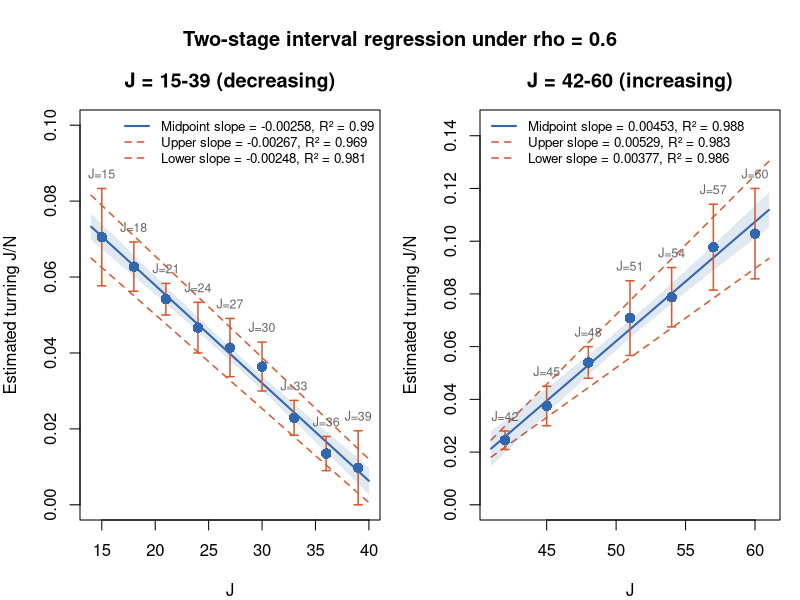
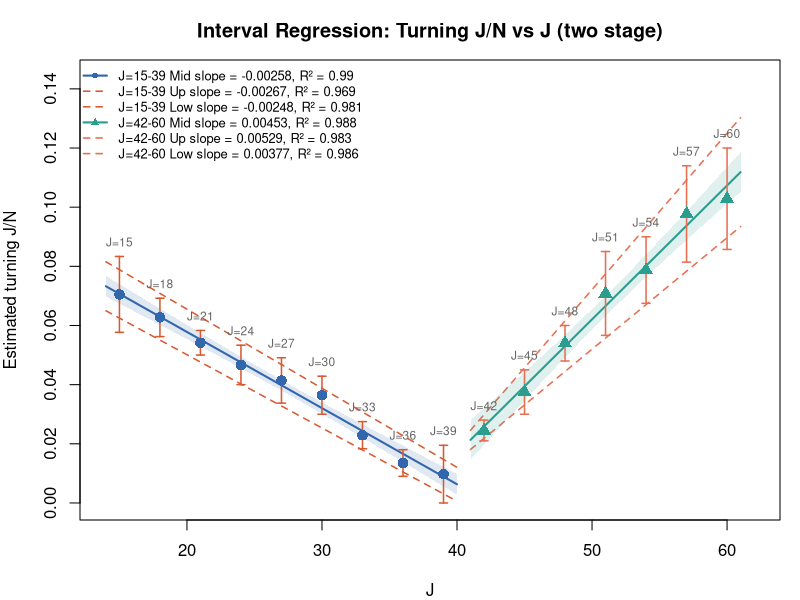

The R source for these figures, in order:
## ---- chunk 1
knitr::opts_chunk$set(echo = TRUE, warning = FALSE, message = FALSE)
## ---- chunk 2
# ------------------------------------------------------------
# Stage 1: J = 15 to J = 39
# ------------------------------------------------------------
interval_df1 <- data.frame(
  J   = c(15, 18, 21, 24, 27, 30, 33, 36, 39),

  # Lower and upper bounds of the manually identified turning J/N interval.
  # For J = 39, the lower bound is treated as approximately open-ended toward 0.
  lo  = c(15/260, 18/320, 21/420, 24/600, 27/800,
          30/1000, 33/1800, 36/4000, 39/10000000),

  hi  = c(15/180, 18/260, 21/360, 24/450, 27/550,
          30/700, 33/1200, 36/2000, 39/2000)
)

interval_df1$mid <- (interval_df1$lo + interval_df1$hi) / 2
interval_df1$stage <- "Stage 1: J = 15-39"

# ------------------------------------------------------------
# Stage 2: J = 42 to J = 60
# ------------------------------------------------------------
interval_df2 <- data.frame(
  J   = c(42, 45, 48, 51, 54, 57, 60),

  lo  = c(42/2000, 45/1500, 48/1000, 51/900,
          54/800, 57/700, 60/700),

  hi  = c(42/1500, 45/1000, 48/800, 51/600,
          54/600, 57/500, 60/500)
)

interval_df2$mid <- (interval_df2$lo + interval_df2$hi) / 2
interval_df2$stage <- "Stage 2: J = 42-60"

interval_df <- rbind(interval_df1, interval_df2)

cat("=== Stage 1 manually recorded intervals ===\n")
print(interval_df1, row.names = FALSE, digits = 5)

cat("\n=== Stage 2 manually recorded intervals ===\n")
print(interval_df2, row.names = FALSE, digits = 5)
## ---- chunk 3
# Stage 1 regressions
fit_mid1 <- lm(mid ~ J, data = interval_df1)
fit_lo1  <- lm(lo  ~ J, data = interval_df1)
fit_hi1  <- lm(hi  ~ J, data = interval_df1)

# Stage 2 regressions
fit_mid2 <- lm(mid ~ J, data = interval_df2)
fit_lo2  <- lm(lo  ~ J, data = interval_df2)
fit_hi2  <- lm(hi  ~ J, data = interval_df2)

cat("=== Stage 1 Midpoint Regression: J = 15-39 ===\n")
print(summary(fit_mid1))

cat("\n=== Stage 1 Lower Bound Regression: J = 15-39 ===\n")
print(summary(fit_lo1))

cat("\n=== Stage 1 Upper Bound Regression: J = 15-39 ===\n")
print(summary(fit_hi1))

cat("\n=== Stage 2 Midpoint Regression: J = 42-60 ===\n")
print(summary(fit_mid2))

cat("\n=== Stage 2 Lower Bound Regression: J = 42-60 ===\n")
print(summary(fit_lo2))

cat("\n=== Stage 2 Upper Bound Regression: J = 42-60 ===\n")
print(summary(fit_hi2))

regression_summary <- data.frame(
  stage = c("Stage 1", "Stage 1", "Stage 1",
            "Stage 2", "Stage 2", "Stage 2"),
  bound = c("midpoint", "lower", "upper",
            "midpoint", "lower", "upper"),
  intercept = c(coef(fit_mid1)[1], coef(fit_lo1)[1], coef(fit_hi1)[1],
                coef(fit_mid2)[1], coef(fit_lo2)[1], coef(fit_hi2)[1]),
  slope = c(coef(fit_mid1)[2], coef(fit_lo1)[2], coef(fit_hi1)[2],
            coef(fit_mid2)[2], coef(fit_lo2)[2], coef(fit_hi2)[2]),
  r_squared = c(summary(fit_mid1)$r.squared,
                summary(fit_lo1)$r.squared,
                summary(fit_hi1)$r.squared,
                summary(fit_mid2)$r.squared,
                summary(fit_lo2)$r.squared,
                summary(fit_hi2)$r.squared),
  adj_r_squared = c(summary(fit_mid1)$adj.r.squared,
                    summary(fit_lo1)$adj.r.squared,
                    summary(fit_hi1)$adj.r.squared,
                    summary(fit_mid2)$adj.r.squared,
                    summary(fit_lo2)$adj.r.squared,
                    summary(fit_hi2)$adj.r.squared)
)

cat("\n=== Compact regression summary ===\n")
print(regression_summary, row.names = FALSE, digits = 5)
## ---- chunk 4
plot_two_panels <- function(interval_df1, interval_df2,
                            fit_mid1, fit_lo1, fit_hi1,
                            fit_mid2, fit_lo2, fit_hi2) {

  old_par <- par(no.readonly = TRUE)
  on.exit(par(old_par))

  par(mfrow = c(1, 2), mar = c(4, 4, 3, 1), oma = c(0, 0, 2.5, 0))

  # ----------------------------------------------------------
  # Panel 1: Stage 1
  # ----------------------------------------------------------
  J_seq1    <- seq(14, 40, length.out = 100)
  pred_mid1 <- predict(fit_mid1, newdata = data.frame(J = J_seq1), interval = "confidence")
  pred_lo1  <- predict(fit_lo1,  newdata = data.frame(J = J_seq1))
  pred_hi1  <- predict(fit_hi1,  newdata = data.frame(J = J_seq1))

  plot(NULL,
       xlim = c(14, 40),
       ylim = c(0, max(interval_df1$hi, na.rm = TRUE) * 1.2),
       xlab = "J",
       ylab = "Estimated turning J/N",
       main = "J = 15-39 (decreasing)")

  lines(J_seq1, pred_lo1, col = "#D85A32", lwd = 1.5, lty = 2)
  lines(J_seq1, pred_hi1, col = "#D85A32", lwd = 1.5, lty = 2)

  polygon(c(J_seq1, rev(J_seq1)),
          c(pred_mid1[, "lwr"], rev(pred_mid1[, "upr"])),
          col = adjustcolor("#3266AD", 0.15),
          border = NA)

  lines(J_seq1, pred_mid1[, "fit"], col = "#3266AD", lwd = 2)

  arrows(x0 = interval_df1$J, y0 = interval_df1$lo,
         x1 = interval_df1$J, y1 = interval_df1$hi,
         angle = 90, code = 3, length = 0.04,
         col = "#D85A32", lwd = 1.5)

  points(interval_df1$J, interval_df1$mid,
         pch = 16, col = "#3266AD", cex = 1.4)

  text(interval_df1$J, interval_df1$hi,
       labels = paste0("J=", interval_df1$J),
       pos = 3, cex = 0.75, col = "gray40")

  legend("topright", bty = "n", cex = 0.8,
         legend = c(
           paste0("Midpoint slope = ", round(coef(fit_mid1)[2], 5),
                  ", R² = ", round(summary(fit_mid1)$r.squared, 3)),
           paste0("Upper slope = ", round(coef(fit_hi1)[2], 5),
                  ", R² = ", round(summary(fit_hi1)$r.squared, 3)),
           paste0("Lower slope = ", round(coef(fit_lo1)[2], 5),
                  ", R² = ", round(summary(fit_lo1)$r.squared, 3))
         ),
         col = c("#3266AD", "#D85A32", "#D85A32"),
         lty = c(1, 2, 2),
         lwd = c(2, 1.5, 1.5))

  # ----------------------------------------------------------
  # Panel 2: Stage 2
  # ----------------------------------------------------------
  J_seq2    <- seq(41, 61, length.out = 100)
  pred_mid2 <- predict(fit_mid2, newdata = data.frame(J = J_seq2), interval = "confidence")
  pred_lo2  <- predict(fit_lo2,  newdata = data.frame(J = J_seq2))
  pred_hi2  <- predict(fit_hi2,  newdata = data.frame(J = J_seq2))

  plot(NULL,
       xlim = c(41, 61),
       ylim = c(0, max(interval_df2$hi, na.rm = TRUE) * 1.2),
       xlab = "J",
       ylab = "Estimated turning J/N",
       main = "J = 42-60 (increasing)")

  lines(J_seq2, pred_lo2, col = "#D85A32", lwd = 1.5, lty = 2)
  lines(J_seq2, pred_hi2, col = "#D85A32", lwd = 1.5, lty = 2)

  polygon(c(J_seq2, rev(J_seq2)),
          c(pred_mid2[, "lwr"], rev(pred_mid2[, "upr"])),
          col = adjustcolor("#3266AD", 0.15),
          border = NA)

  lines(J_seq2, pred_mid2[, "fit"], col = "#3266AD", lwd = 2)

  arrows(x0 = interval_df2$J, y0 = interval_df2$lo,
         x1 = interval_df2$J, y1 = interval_df2$hi,
         angle = 90, code = 3, length = 0.04,
         col = "#D85A32", lwd = 1.5)

  points(interval_df2$J, interval_df2$mid,
         pch = 16, col = "#3266AD", cex = 1.4)

  text(interval_df2$J, interval_df2$hi,
       labels = paste0("J=", interval_df2$J),
       pos = 3, cex = 0.75, col = "gray40")

  legend("topleft", bty = "n", cex = 0.8,
         legend = c(
           paste0("Midpoint slope = ", round(coef(fit_mid2)[2], 5),
                  ", R² = ", round(summary(fit_mid2)$r.squared, 3)),
           paste0("Upper slope = ", round(coef(fit_hi2)[2], 5),
                  ", R² = ", round(summary(fit_hi2)$r.squared, 3)),
           paste0("Lower slope = ", round(coef(fit_lo2)[2], 5),
                  ", R² = ", round(summary(fit_lo2)$r.squared, 3))
         ),
         col = c("#3266AD", "#D85A32", "#D85A32"),
         lty = c(1, 2, 2),
         lwd = c(2, 1.5, 1.5))

  mtext("Two-stage interval regression under rho = 0.6",
        outer = TRUE, cex = 1.2, font = 2)
}

plot_two_panels(interval_df1, interval_df2,
                fit_mid1, fit_lo1, fit_hi1,
                fit_mid2, fit_lo2, fit_hi2)
## ---- chunk 5
plot_combined_two_stage <- function(interval_df1, interval_df2,
                                    fit_mid1, fit_lo1, fit_hi1,
                                    fit_mid2, fit_lo2, fit_hi2) {

  old_par <- par(no.readonly = TRUE)
  on.exit(par(old_par))

  par(mar = c(4, 4, 3, 1))

  J_seq1    <- seq(14, 40, length.out = 100)
  pred_mid1 <- predict(fit_mid1, newdata = data.frame(J = J_seq1), interval = "confidence")
  pred_lo1  <- predict(fit_lo1,  newdata = data.frame(J = J_seq1))
  pred_hi1  <- predict(fit_hi1,  newdata = data.frame(J = J_seq1))

  J_seq2    <- seq(41, 61, length.out = 100)
  pred_mid2 <- predict(fit_mid2, newdata = data.frame(J = J_seq2), interval = "confidence")
  pred_lo2  <- predict(fit_lo2,  newdata = data.frame(J = J_seq2))
  pred_hi2  <- predict(fit_hi2,  newdata = data.frame(J = J_seq2))

  ylim_all <- c(0, max(c(interval_df1$hi, interval_df2$hi), na.rm = TRUE) * 1.2)

  plot(NULL,
       xlim = c(14, 62),
       ylim = ylim_all,
       xlab = "J",
       ylab = "Estimated turning J/N",
       main = "Interval Regression: Turning J/N vs J (two stage)")

  # Stage 1
  lines(J_seq1, pred_lo1, col = "#D85A32", lwd = 1.5, lty = 2)
  lines(J_seq1, pred_hi1, col = "#D85A32", lwd = 1.5, lty = 2)

  polygon(c(J_seq1, rev(J_seq1)),
          c(pred_mid1[, "lwr"], rev(pred_mid1[, "upr"])),
          col = adjustcolor("#3266AD", 0.15),
          border = NA)

  lines(J_seq1, pred_mid1[, "fit"], col = "#3266AD", lwd = 2)

  arrows(x0 = interval_df1$J, y0 = interval_df1$lo,
         x1 = interval_df1$J, y1 = interval_df1$hi,
         angle = 90, code = 3, length = 0.04,
         col = "#D85A32", lwd = 1.5)

  points(interval_df1$J, interval_df1$mid,
         pch = 16, col = "#3266AD", cex = 1.4)

  text(interval_df1$J, interval_df1$hi,
       labels = paste0("J=", interval_df1$J),
       pos = 3, cex = 0.72, col = "gray40")

  # Stage 2
  lines(J_seq2, pred_lo2, col = "#E76F51", lwd = 1.5, lty = 2)
  lines(J_seq2, pred_hi2, col = "#E76F51", lwd = 1.5, lty = 2)

  polygon(c(J_seq2, rev(J_seq2)),
          c(pred_mid2[, "lwr"], rev(pred_mid2[, "upr"])),
          col = adjustcolor("#2A9D8F", 0.15),
          border = NA)

  lines(J_seq2, pred_mid2[, "fit"], col = "#2A9D8F", lwd = 2)

  arrows(x0 = interval_df2$J, y0 = interval_df2$lo,
         x1 = interval_df2$J, y1 = interval_df2$hi,
         angle = 90, code = 3, length = 0.04,
         col = "#E76F51", lwd = 1.5)

  points(interval_df2$J, interval_df2$mid,
         pch = 17, col = "#2A9D8F", cex = 1.4)

  text(interval_df2$J, interval_df2$hi,
       labels = paste0("J=", interval_df2$J),
       pos = 3, cex = 0.72, col = "gray40")

  legend("topleft", bty = "n", cex = 0.78,
         legend = c(
           paste0("J=15-39 Mid slope = ", round(coef(fit_mid1)[2], 5),
                  ", R² = ", round(summary(fit_mid1)$r.squared, 3)),
           paste0("J=15-39 Up slope = ", round(coef(fit_hi1)[2], 5),
                  ", R² = ", round(summary(fit_hi1)$r.squared, 3)),
           paste0("J=15-39 Low slope = ", round(coef(fit_lo1)[2], 5),
                  ", R² = ", round(summary(fit_lo1)$r.squared, 3)),
           paste0("J=42-60 Mid slope = ", round(coef(fit_mid2)[2], 5),
                  ", R² = ", round(summary(fit_mid2)$r.squared, 3)),
           paste0("J=42-60 Up slope = ", round(coef(fit_hi2)[2], 5),
                  ", R² = ", round(summary(fit_hi2)$r.squared, 3)),
           paste0("J=42-60 Low slope = ", round(coef(fit_lo2)[2], 5),
                  ", R² = ", round(summary(fit_lo2)$r.squared, 3))
         ),
         col = c("#3266AD", "#D85A32", "#D85A32",
                 "#2A9D8F", "#E76F51", "#E76F51"),
         lty = c(1, 2, 2, 1, 2, 2),
         pch = c(16, NA, NA, 17, NA, NA),
         lwd = c(2, 1.5, 1.5, 2, 1.5, 1.5))
}

plot_combined_two_stage(interval_df1, interval_df2,
                        fit_mid1, fit_lo1, fit_hi1,
                        fit_mid2, fit_lo2, fit_hi2)
